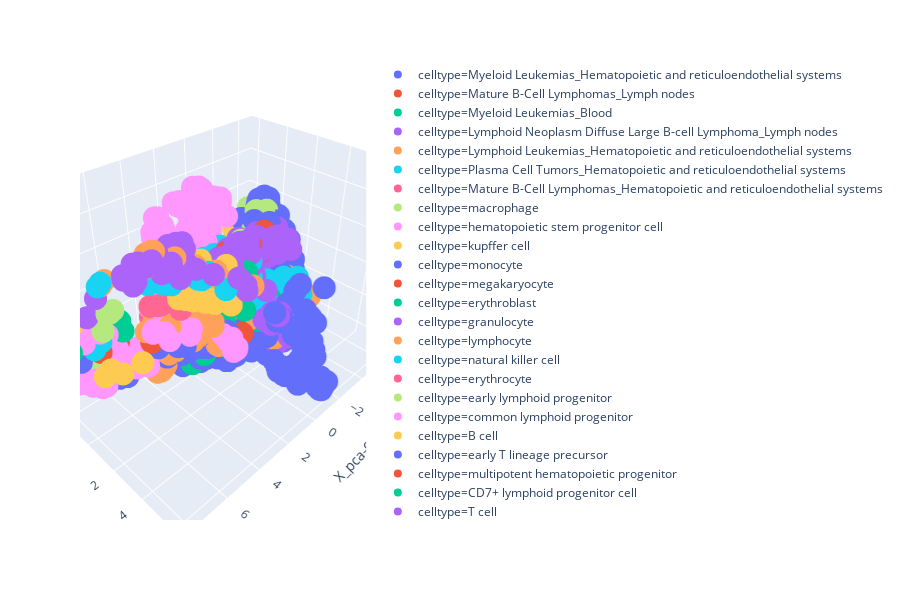

Notebook source saved alongside this figure:
### Code cell
px.scatter_3d(
    pd.concat([tcga_plotdf, plotdf]),
    x="X_pca-0",
    y="X_pca-1",
    z="X_pca-2",
    color="celltype"
)

### Figure 1 — Plotly figure (JSON) as saved in the notebook; plotly's stock layout.template omitted (floating-point values rounded to 4 significant figures; data arrays with more than 128 entries replaced by an {"elided": "..."} marker saying what was removed)
{"data": [{"hoverlabel": {"namelength": 0}, "hovertemplate": "celltype=Myeloid Leukemias_Hematopoietic and reticuloendothelial systems<br>X_pca-0=%{x}<br>X_pca-1=%{y}<br>X_pca-2=%{z}", "legendgroup": "celltype=Myeloid Leukemias_Hematopoietic and reticuloendothelial systems", "marker": {"color": "#636efa", "symbol": "circle"}, "mode": "markers", "name": "celltype=Myeloid Leukemias_Hematopoietic and reticuloendothelial systems", "scene": "scene", "showlegend": true, "type": "scatter3d", "x": {"elided": "166 float values"}, "y": {"elided": "166 float values"}, "z": {"elided": "166 float values"}}, {"hoverlabel": {"namelength": 0}, "hovertemplate": "celltype=Mature B-Cell Lymphomas_Lymph nodes<br>X_pca-0=%{x}<br>X_pca-1=%{y}<br>X_pca-2=%{z}", "legendgroup": "celltype=Mature B-Cell Lymphomas_Lymph nodes", "marker": {"color": "#EF553B", "symbol": "circle"}, "mode": "markers", "name": "celltype=Mature B-Cell Lymphomas_Lymph nodes", "scene": "scene", "showlegend": true, "type": "scatter3d", "x": [-1.188, -3.098, -3.24, -3.107, -4.21, -0.5376, -1.308, -1.114, -3.217, -2.286, -1.167, -2.398, -3.067, -0.8728, -1.591, -2.561, -3.335, -0.9704, -2.425, -1.432, -3.965, -2.641, -2.149, -1.624, -1.8, -2.532, -0.6208, -0.6765, -0.1131], "y": [-0.6674, 0.2177, -1.12, 0.7504, -0.1698, -0.4888, 0.0905, -0.1245, -0.1418, -0.1065, -0.2208, -0.1189, 0.0927, 0.2649, 0.2059, 0.1057, -0.09969, 0.2678, -0.2657, 0.6492, -0.678, 0.4115, 0.705, -0.4065, -0.4679, -0.326, 0.741, 0.2346, 0.2584], "z": [0.1464, 1.265, 0.8057, 1.29, 0.7649, 0.4202, 1.412, 1.05, 0.7689, 1.42, 1.3, 1.342, 1.163, 1.487, 0.7213, 0.9916, 0.3522, 1.834, 0.8982, 2.059, 1.301, 0.763, 1.379, 0.5468, 0.4789, 0.2207, 1.708, 1.191, 2.027]}, {"hoverlabel": {"namelength": 0}, "hovertemplate": "celltype=Myeloid Leukemias_Blood<br>X_pca-0=%{x}<br>X_pca-1=%{y}<br>X_pca-2=%{z}", "legendgroup": "celltype=Myeloid Leukemias_Blood", "marker": {"color": "#00cc96", "symbol": "circle"}, "mode": "markers", "name": "celltype=Myeloid Leukemias_Blood", "scene": "scene", "showlegend": true, "type": "scatter3d", "x": {"elided": "187 float values"}, "y": {"elided": "187 float values"}, "z": {"elided": "187 float values"}}, {"hoverlabel": {"namelength": 0}, "hovertemplate": "celltype=Lymphoid Neoplasm Diffuse Large B-cell Lymphoma_Lymph nodes<br>X_pca-0=%{x}<br>X_pca-1=%{y}<br>X_pca-2=%{z}", "legendgroup": "celltype=Lymphoid Neoplasm Diffuse Large B-cell Lymphoma_Lymph nodes", "marker": {"color": "#ab63fa", "symbol": "circle"}, "mode": "markers", "name": "celltype=Lymphoid Neoplasm Diffuse Large B-cell Lymphoma_Lymph nodes", "scene": "scene", "showlegend": true, "type": "scatter3d", "x": {"elided": "522 float values"}, "y": {"elided": "522 float values"}, "z": {"elided": "522 float values"}}, {"hoverlabel": {"namelength": 0}, "hovertemplate": "celltype=Lymphoid Leukemias_Hematopoietic and reticuloendothelial systems<br>X_pca-0=%{x}<br>X_pca-1=%{y}<br>X_pca-2=%{z}", "legendgroup": "celltype=Lymphoid Leukemias_Hematopoietic and reticuloendothelial systems", "marker": {"color": "#FFA15A", "symbol": "circle"}, "mode": "markers", "name": "celltype=Lymphoid Leukemias_Hematopoietic and reticuloendothelial systems", "scene": "scene", "showlegend": true, "type": "scatter3d", "x": [2.735, 0.3984, 2.63, 1.75, -0.23, 2.633, 1.69, 1.126, 2.228, 2.526, 2.056, 2.55, 3.489, 1.321, 0.8699, 0.9853, 2.209, 3.297, 3.181, 3.364, 3.262, 3.769, 3.867, 2.333, 2.432, 1.903, 1.969, 2.538, 2.549, 2.352, 3.361, 0.8272, 0.575, 3.248, 0.4258, 1.438, 3.111, 3.186, 2.466, 0.8361, 3.045, 2.879, 2.981, 3.194, 3.705, 0.8591, 2.315, 2.669, -0.23, -0.4168, 2.972, 2.928, 2.792, 2.3, 2.103, 2.257, 2.132, 1.104, 1.319, -0.1349, 3.721, 2.675, 1.67, 2.369, 2.539, 1.735, 2.192, 2.047, 3.74, -1.526, -1.284, -0.9054, 1.697, 1.755, -0.3101, -4.479, 2.191, 1.537, 3.343, -0.5498, -0.5315, 4.525, -1.811, 2.399, 2.129, 2.168, 1.607, 4.077, 4.195, 2.348, 1.39, 0.6904, 3.575, 3.633, -3.548, -3.85, 2.351, 0.9424, 0.8727, 1.684, 3.345, 3.433, 3.095, 2.118, 0.5131, 0.8648, 1.825, -1.16, 0.6493, 0.823, 0.9668, 0.01371, 1.508, 1.397, 1.521, 0.8427, 1.584, 1.388, 1.295, 2.97], "y": [-0.4968, -0.3966, -0.1798, 0.4118, 1.471, -2.094, -1.388, -0.5607, -0.4193, 0.1216, -0.5259, 0.7694, -1.058, 0.826, 0.2289, 0.1447, -0.114, 0.2158, 0.08827, -0.08861, 0.009491, 0.5451, 0.5036, -0.08114, -0.6562, 0.8408, 0.8472, -1.143, 0.3611, 0.421, 0.138, 0.5445, 1.505, -0.6164, 1.826, 0.7831, -0.137, -0.5235, -0.2209, 1.811, 0.3258, -1.027, -0.9364, 0.09495, 0.2474, 0.7182, 1.463, 0.1532, 1.746, 1.922, -0.2037, -0.1008, -0.2399, -0.4096, 1.615, 1.798, 0.01343, 0.9094, 1.497, 0.8662, -0.6871, -0.823, 0.5527, 0.8337, 0.702, 1.63, 0.6319, 0.8047, -0.7132, 0.7785, 0.7855, 2.153, -0.7613, -0.781, 1.705, 2.294, -0.749, 0.9715, 0.3084, 0.2313, 0.2024, -0.2684, 0.1896, 0.1572, -0.3739, -0.4475, 1.391, -0.3165, -0.4611, 0.3084, 1.05, 0.6131, -0.5888, -0.729, 1.483, 1.168, 0.2758, 0.6603, 0.564, -0.5632, 0.1402, -0.541, 0.1908, -0.2669, 0.4706, 0.3237, 0.7793, 2.698, -0.3489, -0.4671, -0.26, 1.524, -0.3324, -0.3441, -0.6326, 1.069, 0.986, 1.041, 0.05885, -0.1957], "z": [-0.2109, -0.09436, -0.6745, -0.7897, -1.416, -0.8012, -1.619, -0.4884, -1.218, 0.1197, -2.18, -1.415, -1.899, 0.923, -0.6094, -0.8275, -0.4481, -0.9003, -1.531, -0.7049, -0.5008, -0.07965, -0.2299, -1.01, -0.8019, -0.983, -0.5572, -0.2578, -1.912, -1.988, -0.8122, -0.7082, -1.509, -1.238, -1.251, -0.7398, -2.475, -1.093, -1.206, -1.978, -0.3176, -2.314, -2.23, -2.284, -2.015, -1.18, -0.01433, -1.343, -0.9022, -0.6814, -0.8223, -0.6475, -0.449, -1.726, -0.427, 0.007013, -2.552, -2.46, -0.9274, -0.9129, -2.145, -0.6884, -3.018, -0.3447, -1.613, -1.834, -1.608, -1.334, -0.5492, -0.6001, -0.7947, -1.065, 0.04697, -0.1176, -1.304, -1.732, -1.158, -1.551, -1.983, -1.995, -1.899, -0.4562, -0.3969, -1.593, -0.6868, -0.9287, -1.999, -0.4862, -0.7597, -1.756, -1.475, -1.228, -2.18, -2.446, -0.9121, -0.6516, -0.3996, -1.811, -1.944, -9.925e-05, -0.8542, -1.883, -0.8003, 0.1914, -0.6474, -1.239, -1.362, -2.454, -2.04, -2.489, -1.699, -1.762, 0.4383, 0.05883, -0.7809, -1.734, -0.3455, -0.8535, -0.9278, -2.056]}, {"hoverlabel": {"namelength": 0}, "hovertemplate": "celltype=Plasma Cell Tumors_Hematopoietic and reticuloendothelial systems<br>X_pca-0=%{x}<br>X_pca-1=%{y}<br>X_pca-2=%{z}", "legendgroup": "celltype=Plasma Cell Tumors_Hematopoietic and reticuloendothelial systems", "marker": {"color": "#19d3f3", "symbol": "circle"}, "mode": "markers", "name": "celltype=Plasma Cell Tumors_Hematopoietic and reticuloendothelial systems", "scene": "scene", "showlegend": true, "type": "scatter3d", "x": {"elided": "859 float values"}, "y": {"elided": "859 float values"}, "z": {"elided": "859 float values"}}, {"hoverlabel": {"namelength": 0}, "hovertemplate": "celltype=Mature B-Cell Lymphomas_Hematopoietic and reticuloendothelial systems<br>X_pca-0=%{x}<br>X_pca-1=%{y}<br>X_pca-2=%{z}", "legendgroup": "celltype=Mature B-Cell Lymphomas_Hematopoietic and reticuloendothelial systems", "marker": {"color": "#FF6692", "symbol": "circle"}, "mode": "markers", "name": "celltype=Mature B-Cell Lymphomas_Hematopoietic and reticuloendothelial systems", "scene": "scene", "showlegend": true, "type": "scatter3d", "x": [0.9222, 0.181, 0.871, -0.6953, 2.033, 0.99, 1.326, 0.6099, -1.555, 0.6836, 0.7095, 0.5677, -1.216, -1.451, 0.949, 0.5327, 1.38, 1.163, 0.865, 0.02354, -0.7647, 0.1012, 1.445, 0.5265, 1.866, 0.1424, 0.0832, 1.002, 0.9296, 0.9697, -0.08688, 0.9954, 0.327, 1.016, 0.5935, 1.164, 0.7529, 0.3914, -0.06514, 0.759, 0.9457, 0.308, 0.7816, 0.0706, 1.989, 3.329, 0.098, -0.5571, 0.06451, 1.038, 0.4553, 0.4008, 0.5345, 0.463, -1.014, 2.307, -0.2986, 0.2924, 0.263, 1.08, 1.732, 0.2164, 0.9677, 0.8097, 1.694, 0.5492, 0.2124, -1.818, 0.8478, -0.7799, 0.02892, 1.269, 0.6427, 0.03372, 0.3191, 0.3194, 0.814, 0.695, -0.88, 0.4702, 0.8831, 0.3905, 2.083, 0.9517, -0.5579, -1.432, 0.8514, 0.2142, 0.8692, 1.033, 0.5255, 0.7763, 1.264, -0.4306, 0.3667, -0.116, 1.44, 0.08724, 0.7692, 0.3859, 1.33, 0.8469, 0.05293, -0.8915, 1.891, 0.8471, -0.02478, 1.289, 0.0697, 0.2074, 0.4048, 0.7205, -0.08138], "y": [-0.7244, -0.7527, -0.767, -0.3912, -0.9682, -1.019, -1.104, -1.216, -2.359, -0.9057, -1.309, -0.9123, -0.7332, -1.063, -0.9622, -0.8269, -1.352, -1.024, -0.8718, -1.057, -1.238, -1.357, -1.076, -0.9692, -0.7606, -1.382, -0.7266, -1.014, -1.49, -1.124, -1.322, -1.037, -0.8022, -0.9827, -0.8091, -1.328, -0.4784, -1.473, -1.034, -1.321, -0.5609, -1.42, -1.051, -1.219, -0.4665, -0.2245, -1.377, -0.6124, -1.172, -0.8064, -0.5293, -1.006, -1.215, -0.7383, -1.019, 0.2578, -1.038, -1.549, -1.097, -1.124, -0.5257, -1.315, -0.9719, -0.9756, -0.9219, -1.395, -0.2897, -1.136, -1.363, -1.32, -0.3285, -0.594, -0.8296, -0.492, -0.7556, -0.9596, -0.6538, -0.6345, -1.532, -1.182, -0.938, -0.4358, 0.8448, -1.133, -1.564, -1.066, -1.212, -0.6089, -0.8849, -1.413, -1.48, -1.296, -1.325, -1.083, -0.2497, 0.08262, -0.6648, -0.4949, -1.304, -0.6941, -0.6998, -1.012, -1.15, -1.522, 0.826, -0.6589, -0.7893, -0.8151, -0.7299, -1.221, -1.15, -0.7489, -1.057], "z": [-0.1348, 0.08465, -0.02328, 0.1819, -0.2639, -0.3715, -0.4823, -0.4758, -1.048, -0.06898, -0.3216, -0.2715, -0.2931, -0.2062, 0.0211, 0.06853, -0.5491, -0.3361, -0.1043, -0.298, -0.2284, -0.7201, -0.1078, -0.259, -0.06654, -0.9237, 0.5305, -0.217, -0.4038, -0.4023, -0.2742, -0.238, -0.09868, 0.04295, -0.07418, -0.3561, 0.1849, -0.6038, -0.3576, -0.582, 0.2088, -0.4732, -0.2196, -0.5741, 1.148, 0.2758, -0.5293, -0.2504, -0.1611, -0.03599, 0.1637, -0.2181, -0.1737, -0.06541, -0.07343, -0.02124, -0.2558, -0.3916, -0.2879, -0.4057, 0.3408, -0.4529, -0.2952, -0.2985, -0.251, -0.5821, 0.09914, -0.0519, -0.6195, -0.03479, 0.2596, -0.1795, -0.02916, 0.3842, -0.2181, -0.2513, 0.3459, 0.09899, -0.255, -0.518, -0.1898, 0.1035, 2.185, -0.4216, -0.01527, -0.3143, -0.5166, 0.08975, -0.04994, -0.6715, -0.6831, -0.4241, -0.3186, 0.1157, 0.2627, 0.215, 0.2188, 0.1804, -0.1255, -0.1181, 0.05643, -0.1356, -0.1459, -0.8731, 0.5543, -0.05972, 0.02032, 0.1037, -0.1239, -0.5322, -0.5022, -0.1381, -0.3475]}, {"hoverlabel": {"namelength": 0}, "hovertemplate": "celltype=macrophage<br>X_pca-0=%{x}<br>X_pca-1=%{y}<br>X_pca-2=%{z}", "legendgroup": "celltype=macrophage", "marker": {"color": "#B6E880", "symbol": "circle"}, "mode": "markers", "name": "celltype=macrophage", "scene": "scene", "showlegend": true, "type": "scatter3d", "x": [-3.988, -3.971, -2.778, -3.569, -4.907, -3.58, -4.239, -2.468, -2.904, -3.736, -2.887, -3.503, -3.716, -3.73, -3.473, -3.769, -4.522, -5.632, -4.78, -6.079, -4.696, -4.83, -5.026, -4.276, -3.72, -3.592, -5.885, -0.1496, -4.711, -2.95, -4.878, -5.798, -5.308, -3.396, -4.308, -4.673, -4.596, -4.336, -4.165, -4.475, -4.102, -4.762, -4.524, -4.658, -3.961, -3.276, -3.142, -3.455, -3.518, -3.854, -3.883, -3.98, -4.068], "y": [1.213, 0.2772, 1.562, 0.2481, -0.4049, -0.2578, -0.6023, -0.4211, 0.07244, -0.03747, -0.5451, -0.4195, 0.468, -1.523, -0.641, -0.5935, -2.02, -3.373, -1.616, -2.424, -1.347, -0.2201, -1.455, 0.1423, -2.116, -1.09, -0.9422, -1.854, -0.175, -1.314, -0.2621, -0.9161, -2.197, -1.276, -2.157, -1.546, -1.579, -0.1508, -0.1113, -0.5938, -0.04885, 0.1116, 0.1548, -0.3205, 0.1533, 0.3654, 0.7773, 0.365, 0.4318, 0.2985, -0.001933, 0.6242, 0.268], "z": [-1.167, -0.9027, -1.268, 0.02402, 0.02166, -0.1039, -0.2062, 0.8824, -0.2084, -0.6307, -0.2751, -0.5738, -0.8639, -0.01728, -0.1313, -0.3912, 0.5891, 1.144, -0.3323, 0.26, -0.5014, -0.1782, -0.02738, 0.3444, 0.2586, -0.8851, -0.02521, 0.5763, -0.4685, 0.1928, -0.611, 0.09849, 0.07509, -0.7321, -0.3018, -0.9192, -0.9393, -0.0255, 0.03553, 0.4046, 0.2098, 0.3241, 0.345, 0.4984, -0.3274, -0.6408, -0.5827, -0.6448, -0.5641, -0.4489, -0.5771, -0.6958, -1.122]}, {"hoverlabel": {"namelength": 0}, "hovertemplate": "celltype=hematopoietic stem progenitor cell<br>X_pca-0=%{x}<br>X_pca-1=%{y}<br>X_pca-2=%{z}", "legendgroup": "celltype=hematopoietic stem progenitor cell", "marker": {"color": "#FF97FF", "symbol": "circle"}, "mode": "markers", "name": "celltype=hematopoietic stem progenitor cell", "scene": "scene", "showlegend": true, "type": "scatter3d", "x": [4.899, 5.173, 5.919, 6.271, 7.198, 6.493, 6.57, 6.601, 6.304, 5.497, 6.403, 5.063, 5.254, 5.099, 5.223, 4.769, 4.915, 5.042, 5.034, 5.236, 5.382, 5.106, 6.389, 6.42, 6.307, 6.552, 5.356, 5.544, 3.824, 5.057, 5.273, 5.944, 6.767, 6.913, 5.901, 6.386, 6.353, 5.98, 5.972, 5.415, 5.391, 5.981, 6.115, 5.668, 6.257, 6.022, 7.059, 5.821, 6.763, 6.847, 5.111, 6.247, 5.681, 5.812, 6.663, 6.232, 6.82, 4.911, 6.915, 6.121, 6.572, 6.189, 6.825, 6.612, 6.74, 6.754, 6.812, 6.873, 6.701, 6.646, 3.545, -2.213, -2.126, -2.024, -2.184, -2.726, -3.028, 3.635, 3.51], "y": [-2.35, -1.675, -1.925, -3.249, -2.739, -2.421, -1.83, -2.7, -2.566, -2.688, -2.531, -3.375, -3.74, -3.757, -3.694, -2.659, -2.947, -3.044, -3.138, -2.935, -3.035, -3.049, -3.219, -3.218, -3.367, -2.974, -2.363, -2.845, -4.245, -3.417, -3.646, -3.185, -3.368, -3.278, -3.16, -3.141, -3.126, -3.172, -3.166, -2.694, -2.698, -3.13, -3.021, -3.138, -2.697, -3.054, -3.19, -2.675, -3.137, -3.293, -2.253, -2.921, -2.263, -2.386, -3.292, -3.049, -3.153, -0.843, -3.22, -2.658, -3.288, -2.682, -3.135, -3.254, -3.116, -3.253, -3.344, -3.516, -3.244, -3.114, -2.136, -1.079, -0.8688, -1.613, -1.767, -1.831, -2.045, -2.336, -2.16], "z": [-2.619, -2.475, -2.667, -2.619, -3.201, -1.682, -2.537, -3.943, -3.359, -3.499, -4.014, -2.742, -2.47, -2.581, -2.829, -2.652, -2.81, -2.215, -2.8, -3.773, -3.582, -3.446, -3.644, -3.556, -3.559, -2.905, -1.376, -2.236, -2.095, -2.959, -2.705, -3.693, -3.885, -4.051, -3.307, -3.845, -3.841, -3.875, -3.893, -4.059, -4.009, -3.357, -3.201, -2.867, -3.231, -3.416, -4.134, -3.56, -3.994, -4.125, -3.211, -3.296, -2.952, -3.359, -3.706, -3.556, -4.136, -2.839, -4.328, -3.669, -4.043, -3.796, -4.108, -3.99, -3.854, -4.13, -4.05, -4.008, -4.191, -4.027, -3.322, -0.5343, -0.4042, -0.2316, -0.4778, 0.003844, -0.5662, -3.212, -3.152]}, {"hoverlabel": {"namelength": 0}, "hovertemplate": "celltype=kupffer cell<br>X_pca-0=%{x}<br>X_pca-1=%{y}<br>X_pca-2=%{z}", "legendgroup": "celltype=kupffer cell", "marker": {"color": "#FECB52", "symbol": "circle"}, "mode": "markers", "name": "celltype=kupffer cell", "scene": "scene", "showlegend": true, "type": "scatter3d", "x": [-4.672, -4.666, -4.175], "y": [-2.742, -2.701, -3.132], "z": [0.3423, 0.373, 0.3944]}, {"hoverlabel": {"namelength": 0}, "hovertemplate": "celltype=monocyte<br>X_pca-0=%{x}<br>X_pca-1=%{y}<br>X_pca-2=%{z}", "legendgroup": "celltype=monocyte", "marker": {"color": "#636efa", "symbol": "circle"}, "mode": "markers", "name": "celltype=monocyte", "scene": "scene", "showlegend": true, "type": "scatter3d", "x": {"elided": "295 float values"}, "y": {"elided": "295 float values"}, "z": {"elided": "295 float values"}}, {"hoverlabel": {"namelength": 0}, "hovertemplate": "celltype=megakaryocyte<br>X_pca-0=%{x}<br>X_pca-1=%{y}<br>X_pca-2=%{z}", "legendgroup": "celltype=megakaryocyte", "marker": {"color": "#EF553B", "symbol": "circle"}, "mode": "markers", "name": "celltype=megakaryocyte", "scene": "scene", "showlegend": true, "type": "scatter3d", "x": [4.524, 5.044, 4.708, 4.6], "y": [-2.778, -2.871, -2.807, -2.704], "z": [-2.338, -2.374, -2.28, -2.539]}, {"hoverlabel": {"namelength": 0}, "hovertemplate": "celltype=erythroblast<br>X_pca-0=%{x}<br>X_pca-1=%{y}<br>X_pca-2=%{z}", "legendgroup": "celltype=erythroblast", "marker": {"color": "#00cc96", "symbol": "circle"}, "mode": "markers", "name": "celltype=erythroblast", "scene": "scene", "showlegend": true, "type": "scatter3d", "x": [4.644, 4.289, 4.243, 4.44], "y": [-2.716, -2.795, -2.944, -2.377], "z": [-1.297, -1.387, -1.46, -1.684]}, {"hoverlabel": {"namelength": 0}, "hovertemplate": "celltype=granulocyte<br>X_pca-0=%{x}<br>X_pca-1=%{y}<br>X_pca-2=%{z}", "legendgroup": "celltype=granulocyte", "marker": {"color": "#ab63fa", "symbol": "circle"}, "mode": "markers", "name": "celltype=granulocyte", "scene": "scene", "showlegend": true, "type": "scatter3d", "x": [-1.06, -0.8319, -1.025, -0.5419, -1.086, -0.635, -0.4637, -1.711, -2.022, -1.377], "y": [3.137, 3.227, 3.226, 3.358, 2.964, 3.183, 3.229, 3.232, 2.991, 2.721], "z": [-0.1957, -0.373, -0.3252, -0.3241, -0.3987, -0.5613, -0.2371, -2.384, -2.663, -2.919]}, {"hoverlabel": {"namelength": 0}, "hovertemplate": "celltype=lymphocyte<br>X_pca-0=%{x}<br>X_pca-1=%{y}<br>X_pca-2=%{z}", "legendgroup": "celltype=lymphocyte", "marker": {"color": "#FFA15A", "symbol": "circle"}, "mode": "markers", "name": "celltype=lymphocyte", "scene": "scene", "showlegend": true, "type": "scatter3d", "x": [5.736, 2.246, 4.652, 3.664, 3.246, 6.006, 3.622, 5.717, 4.033, 5.749, 6.007, 3.58, 4.697, 5.808, 4.286, 5.812, 3.085, 5.556, 5.139, 5.5, 4.108], "y": [2.331, 4.13, 1.337, 1.823, 3.246, 2.095, 3.428, 2.223, 1.823, 2.439, 2.237, 2.126, 1.257, 2.008, 3.0, 2.39, 2.356, 2.494, 2.87, 2.432, 2.059], "z": [5.415, 3.158, 3.562, 2.603, 3.593, 5.201, 4.184, 5.222, 2.718, 5.549, 4.874, 2.621, 3.112, 5.274, 4.534, 5.555, 2.127, 5.001, 5.199, 5.091, 2.992]}, {"hoverlabel": {"namelength": 0}, "hovertemplate": "celltype=natural killer cell<br>X_pca-0=%{x}<br>X_pca-1=%{y}<br>X_pca-2=%{z}", "legendgroup": "celltype=natural killer cell", "marker": {"color": "#19d3f3", "symbol": "circle"}, "mode": "markers", "name": "celltype=natural killer cell", "scene": "scene", "showlegend": true, "type": "scatter3d", "x": [3.875, 3.795, 3.906, 4.365, 4.088, 3.277, 4.523, 5.498, 5.568, 5.651, 5.542, 5.292, 5.617, 5.437, 5.369], "y": [3.218, 2.349, 2.928, 2.91, 2.898, 3.628, 3.061, 3.021, 2.596, 2.561, 2.84, 1.558, 1.54, 1.465, 1.676], "z": [4.146, 3.1, 3.675, 4.352, 3.777, 3.239, 4.418, 4.259, 4.122, 4.305, 4.201, 3.682, 3.792, 3.475, 3.792]}, {"hoverlabel": {"namelength": 0}, "hovertemplate": "celltype=erythrocyte<br>X_pca-0=%{x}<br>X_pca-1=%{y}<br>X_pca-2=%{z}", "legendgroup": "celltype=erythrocyte", "marker": {"color": "#FF6692", "symbol": "circle"}, "mode": "markers", "name": "celltype=erythrocyte", "scene": "scene", "showlegend": true, "type": "scatter3d", "x": [3.099, 2.083, 2.836], "y": [-1.832, -1.539, -2.112], "z": [-1.232, -1.596, -0.9674]}, {"hoverlabel": {"namelength": 0}, "hovertemplate": "celltype=early lymphoid progenitor<br>X_pca-0=%{x}<br>X_pca-1=%{y}<br>X_pca-2=%{z}", "legendgroup": "celltype=early lymphoid progenitor", "marker": {"color": "#B6E880", "symbol": "circle"}, "mode": "markers", "name": "celltype=early lymphoid progenitor", "scene": "scene", "showlegend": true, "type": "scatter3d", "x": [6.335, 6.472], "y": [-2.857, -2.014], "z": [-2.809, -1.903]}, {"hoverlabel": {"namelength": 0}, "hovertemplate": "celltype=common lymphoid progenitor<br>X_pca-0=%{x}<br>X_pca-1=%{y}<br>X_pca-2=%{z}", "legendgroup": "celltype=common lymphoid progenitor", "marker": {"color": "#FF97FF", "symbol": "circle"}, "mode": "markers", "name": "celltype=common lymphoid progenitor", "scene": "scene", "showlegend": true, "type": "scatter3d", "x": [6.789, 7.032, 6.442, 6.825, 6.626], "y": [-1.827, -1.551, -0.8867, -0.8918, -0.7367], "z": [-0.3451, -0.4362, 0.5698, 0.5145, 0.426]}, {"hoverlabel": {"namelength": 0}, "hovertemplate": "celltype=B cell<br>X_pca-0=%{x}<br>X_pca-1=%{y}<br>X_pca-2=%{z}", "legendgroup": "celltype=B cell", "marker": {"color": "#FECB52", "symbol": "circle"}, "mode": "markers", "name": "celltype=B cell", "scene": "scene", "showlegend": true, "type": "scatter3d", "x": [6.581, 6.602, 5.351, 2.872, 4.126, 6.509, 4.383, 2.592, 4.369, 4.552, 3.796, 5.794, 4.084, 3.037, 3.954, 3.633, 4.377, 4.339, 3.861, 6.56, 3.546, 2.814, 3.339, 3.067, 3.977, 2.948, 5.088, 5.248, 5.252, 2.866, 3.303, 3.373, 2.789], "y": [-1.851, -1.705, 0.3915, 3.19, 2.6, -0.4843, 2.033, 3.263, 2.5, 2.226, 2.932, -0.7142, 2.538, 3.17, 2.53, 3.366, 2.491, 2.312, 3.05, -1.025, 3.208, 3.184, 1.477, 1.995, 1.467, 1.814, 1.052, 1.319, 1.44, 3.008, 2.844, 2.476, 3.153], "z": [-0.2441, -0.1827, -1.402, 2.244, 2.596, -1.655, 2.73, 1.926, 2.73, 2.725, 2.747, -2.545, 2.878, 2.377, 2.649, 2.61, 2.728, 2.76, 2.619, -2.421, 2.675, 2.26, 3.664, 3.644, 3.99, 3.663, 3.89, 3.372, 3.681, 3.144, 3.732, 3.502, 3.935]}, {"hoverlabel": {"namelength": 0}, "hovertemplate": "celltype=early T lineage precursor<br>X_pca-0=%{x}<br>X_pca-1=%{y}<br>X_pca-2=%{z}", "legendgroup": "celltype=early T lineage precursor", "marker": {"color": "#636efa", "symbol": "circle"}, "mode": "markers", "name": "celltype=early T lineage precursor", "scene": "scene", "showlegend": true, "type": "scatter3d", "x": [7.947, 7.428], "y": [-1.539, -1.364], "z": [-1.209, -1.165]}, {"hoverlabel": {"namelength": 0}, "hovertemplate": "celltype=multipotent hematopoietic progenitor<br>X_pca-0=%{x}<br>X_pca-1=%{y}<br>X_pca-2=%{z}", "legendgroup": "celltype=multipotent hematopoietic progenitor", "marker": {"color": "#EF553B", "symbol": "circle"}, "mode": "markers", "name": "celltype=multipotent hematopoietic progenitor", "scene": "scene", "showlegend": true, "type": "scatter3d", "x": [4.439, 6.386], "y": [-0.04421, -1.352], "z": [-0.9935, -1.222]}, {"hoverlabel": {"namelength": 0}, "hovertemplate": "celltype=CD7+ lymphoid progenitor cell<br>X_pca-0=%{x}<br>X_pca-1=%{y}<br>X_pca-2=%{z}", "legendgroup": "celltype=CD7+ lymphoid progenitor cell", "marker": {"color": "#00cc96", "symbol": "circle"}, "mode": "markers", "name": "celltype=CD7+ lymphoid progenitor cell", "scene": "scene", "showlegend": true, "type": "scatter3d", "x": [7.766, 8.074], "y": [-1.431, -1.299], "z": [-0.4488, -0.4505]}, {"hoverlabel": {"namelength": 0}, "hovertemplate": "celltype=T cell<br>X_pca-0=%{x}<br>X_pca-1=%{y}<br>X_pca-2=%{z}", "legendgroup": "celltype=T cell", "marker": {"color": "#ab63fa", "symbol": "circle"}, "mode": "markers", "name": "celltype=T cell", "scene": "scene", "showlegend": true, "type": "scatter3d", "x": [6.77, 7.208, 6.029, 5.996, 6.669, 6.935, 6.667, 5.782, 6.185, 6.002, 6.422, 6.535, 6.69, 7.044, 6.79, 6.341, 6.641, 6.793, 5.879, 6.24, 2.625, 3.023, 2.497, 2.685, 1.585, 4.542, 5.128, 4.518, 4.602, 4.698, 5.302, 5.651, 5.182, 5.518, 5.688, 4.9, 4.649, 5.461, 3.942, 5.093, 5.241, 5.396, 5.451, 5.295, 5.611, 6.056, 5.864, 4.759, 5.591], "y": [-0.3571, -0.5395, 2.554, 2.608, 2.495, 2.084, 2.375, 2.677, 2.636, 2.617, 2.388, 2.313, 2.506, 2.271, 2.457, 2.389, 2.465, 2.319, 2.505, 2.245, 3.917, 4.075, 3.98, 4.209, 4.267, 2.6, 2.497, 2.689, 2.414, 2.414, 2.805, 2.841, 3.167, 2.561, 2.861, 3.241, 3.453, 3.087, 3.624, 3.226, 2.636, 2.859, 3.029, 2.824, 2.647, 2.345, 2.19, 3.012, 2.42], "z": [2.552, 1.705, 5.192, 5.337, 4.714, 4.899, 5.397, 5.181, 5.257, 5.213, 5.344, 5.234, 4.95, 4.85, 4.563, 5.193, 5.044, 4.779, 5.225, 5.137, 3.323, 3.883, 3.247, 3.183, 2.678, 5.472, 5.558, 5.231, 5.359, 5.434, 4.658, 4.978, 4.458, 4.85, 5.033, 4.994, 4.748, 4.956, 4.266, 4.864, 4.664, 4.698, 5.182, 4.686, 4.63, 4.98, 4.908, 4.696, 5.395]}, {"hoverlabel": {"namelength": 0}, "hovertemplate": "celltype=CD4+ T-cell<br>X_pca-0=%{x}<br>X_pca-1=%{y}<br>X_pca-2=%{z}", "legendgroup": "celltype=CD4+ T-cell", "marker": {"color": "#FFA15A", "symbol": "circle"}, "mode": "markers", "name": "celltype=CD4+ T-cell", "scene": "scene", "showlegend": true, "type": "scatter3d", "x": [6.652, 6.878], "y": [0.3046, 0.3706], "z": [3.698, 3.596]}, {"hoverlabel": {"namelength": 0}, "hovertemplate": "celltype=CD8+ T-cell<br>X_pca-0=%{x}<br>X_pca-1=%{y}<br>X_pca-2=%{z}", "legendgroup": "celltype=CD8+ T-cell", "marker": {"color": "#19d3f3", "symbol": "circle"}, "mode": "markers", "name": "celltype=CD8+ T-cell", "scene": "scene", "showlegend": true, "type": "scatter3d", "x": [7.013, 7.238], "y": [0.6082, 0.7518], "z": [3.895, 3.906]}, {"hoverlabel": {"namelength": 0}, "hovertemplate": "celltype=plasmacytoid dendritic cell<br>X_pca-0=%{x}<br>X_pca-1=%{y}<br>X_pca-2=%{z}", "legendgroup": "celltype=plasmacytoid dendritic cell", "marker": {"color": "#FF6692", "symbol": "circle"}, "mode": "markers", "name": "celltype=plasmacytoid dendritic cell", "scene": "scene", "showlegend": true, "type": "scatter3d", "x": [3.897, 4.432, 3.346, 4.089], "y": [0.1699, 0.07163, 0.8358, 0.2035], "z": [0.9806, 1.139, 0.8015, 1.062]}, {"hoverlabel": {"namelength": 0}, "hovertemplate": "celltype=microglia<br>X_pca-0=%{x}<br>X_pca-1=%{y}<br>X_pca-2=%{z}", "legendgroup": "celltype=microglia", "marker": {"color": "#B6E880", "symbol": "circle"}, "mode": "markers", "name": "celltype=microglia", "scene": "scene", "showlegend": true, "type": "scatter3d", "x": [0.45, 0.3793, 0.09847, 0.4818, 0.4305, 0.4169, 0.1517, 0.5313, 0.372, 0.4942, -5.053, -4.809, -4.995, -4.869, -5.307, -5.31, -5.197, -5.301, -5.175, -5.658, -5.361, -5.155, -5.245, -5.065, -5.038], "y": [0.3375, 0.1883, 0.3931, 0.2103, -0.05264, 0.1307, 0.2132, 0.2055, 0.01335, 0.2711, -0.9017, -1.098, -2.203, -0.5725, -1.897, -1.282, -1.049, -1.267, -1.644, -1.998, -1.671, -1.301, -1.358, -1.025, -0.382], "z": [-0.8959, -0.9063, -0.9673, -0.736, -1.159, -0.6248, -0.6991, -0.7549, -0.9121, -0.8109, -0.1453, -0.2192, 1.599, -0.01329, 1.462, 0.1286, 0.0933, -0.1153, -0.08094, 1.461, 0.135, 0.06504, 0.242, 0.1329, -0.1021]}, {"hoverlabel": {"namelength": 0}, "hovertemplate": "celltype=dendritic cell<br>X_pca-0=%{x}<br>X_pca-1=%{y}<br>X_pca-2=%{z}", "legendgroup": "celltype=dendritic cell", "marker": {"color": "#FF97FF", "symbol": "circle"}, "mode": "markers", "name": "celltype=dendritic cell", "scene": "scene", "showlegend": true, "type": "scatter3d", "x": {"elided": "162 float values"}, "y": {"elided": "162 float values"}, "z": {"elided": "162 float values"}}, {"hoverlabel": {"namelength": 0}, "hovertemplate": "celltype=common myeloid progenitor<br>X_pca-0=%{x}<br>X_pca-1=%{y}<br>X_pca-2=%{z}", "legendgroup": "celltype=common myeloid progenitor", "marker": {"color": "#FECB52", "symbol": "circle"}, "mode": "markers", "name": "celltype=common myeloid progenitor", "scene": "scene", "showlegend": true, "type": "scatter3d", "x": [6.38, 6.322, 6.135, 4.866, 5.979, 5.743], "y": [-2.781, -2.764, -2.557, -4.156, -3.541, -3.47], "z": [-4.192, -4.371, -4.139, -3.16, -3.857, -3.706]}, {"hoverlabel": {"namelength": 0}, "hovertemplate": "celltype=granulocyte monocyte progenitor<br>X_pca-0=%{x}<br>X_pca-1=%{y}<br>X_pca-2=%{z}", "legendgroup": "celltype=granulocyte monocyte progenitor", "marker": {"color": "#636efa", "symbol": "circle"}, "mode": "markers", "name": "celltype=granulocyte monocyte progenitor", "scene": "scene", "showlegend": true, "type": "scatter3d", "x": [5.154, 5.383, 6.085, 5.04, 5.327, 4.731, 5.716, 5.158], "y": [-1.909, -2.018, -2.065, -1.552, -1.845, -3.48, -3.181, -3.058], "z": [-3.578, -3.793, -3.743, -3.812, -3.937, -3.557, -3.82, -3.781]}, {"hoverlabel": {"namelength": 0}, "hovertemplate": "celltype=metamyelocyte<br>X_pca-0=%{x}<br>X_pca-1=%{y}<br>X_pca-2=%{z}", "legendgroup": "celltype=metamyelocyte", "marker": {"color": "#EF553B", "symbol": "circle"}, "mode": "markers", "name": "celltype=metamyelocyte", "scene": "scene", "showlegend": true, "type": "scatter3d", "x": [1.036, 0.7234, 1.143], "y": [1.907, 2.203, 2.02], "z": [-1.368, -1.324, -1.603]}, {"hoverlabel": {"namelength": 0}, "hovertemplate": "celltype=myelocyte<br>X_pca-0=%{x}<br>X_pca-1=%{y}<br>X_pca-2=%{z}", "legendgroup": "celltype=myelocyte", "marker": {"color": "#00cc96", "symbol": "circle"}, "mode": "markers", "name": "celltype=myelocyte", "scene": "scene", "showlegend": true, "type": "scatter3d", "x": [2.061, 2.383], "y": [0.9468, 0.3785], "z": [-2.637, -3.416]}, {"hoverlabel": {"namelength": 0}, "hovertemplate": "celltype=neutrophil<br>X_pca-0=%{x}<br>X_pca-1=%{y}<br>X_pca-2=%{z}", "legendgroup": "celltype=neutrophil", "marker": {"color": "#ab63fa", "symbol": "circle"}, "mode": "markers", "name": "celltype=neutrophil", "scene": "scene", "showlegend": true, "type": "scatter3d", "x": [-0.1945, -0.486, -0.5024, -0.4491], "y": [2.765, 2.988, 2.983, 2.951], "z": [-0.6785, -1.016, -0.2949, -0.6601]}, {"hoverlabel": {"namelength": 0}, "hovertemplate": "celltype=promyelocyte<br>X_pca-0=%{x}<br>X_pca-1=%{y}<br>X_pca-2=%{z}", "legendgroup": "celltype=promyelocyte", "marker": {"color": "#FFA15A", "symbol": "circle"}, "mode": "markers", "name": "celltype=promyelocyte", "scene": "scene", "showlegend": true, "type": "scatter3d", "x": [3.523, 3.451, 3.718, 3.511, 3.581, 3.554], "y": [-0.3156, -0.6301, -0.8078, -0.7076, -0.653, -0.4085], "z": [-3.192, -3.595, -3.905, -3.627, -3.799, -3.409]}, {"hoverlabel": {"namelength": 0}, "hovertemplate": "celltype=hematopoietic multipotent progenitor<br>X_pca-0=%{x}<br>X_pca-1=%{y}<br>X_pca-2=%{z}", "legendgroup": "celltype=hematopoietic multipotent progenitor", "marker": {"color": "#19d3f3", "symbol": "circle"}, "mode": "markers", "name": "celltype=hematopoietic multipotent progenitor", "scene": "scene", "showlegend": true, "type": "scatter3d", "x": [4.734, 5.516, 5.882, 6.783, 6.402, 6.592, 6.696], "y": [-4.064, -3.631, -3.499, -1.155, -1.187, -1.694, -1.421], "z": [-2.962, -3.433, -3.463, -0.6963, -0.4998, -1.024, -0.8548]}, {"hoverlabel": {"namelength": 0}, "hovertemplate": "celltype=peripheral blood mononuclear cell<br>X_pca-0=%{x}<br>X_pca-1=%{y}<br>X_pca-2=%{z}", "legendgroup": "celltype=peripheral blood mononuclear cell", "marker": {"color": "#FF6692", "symbol": "circle"}, "mode": "markers", "name": "celltype=peripheral blood mononuclear cell", "scene": "scene", "showlegend": true, "type": "scatter3d", "x": [-3.556, -4.432, -3.926, -4.12, -4.529, -3.952, -4.536, -4.54, -4.428, -4.387, -4.749, -4.351, -4.618, -4.691, -4.379, -4.367], "y": [0.7182, 0.3578, 0.4936, 0.5153, -0.02082, 0.183, 0.2309, 0.2051, -1.859, -1.628, -1.95, -1.832, -1.554, -1.811, -1.686, -1.918], "z": [-0.5459, -0.4735, -0.8656, -0.7373, -0.3164, -0.02356, -0.3938, -0.5274, -0.4757, -0.6134, -0.2179, -0.2589, -0.2507, -0.4991, -0.6237, -0.5374]}, {"hoverlabel": {"namelength": 0}, "hovertemplate": "celltype=natural killer progenitor<br>X_pca-0=%{x}<br>X_pca-1=%{y}<br>X_pca-2=%{z}", "legendgroup": "celltype=natural killer progenitor", "marker": {"color": "#B6E880", "symbol": "circle"}, "mode": "markers", "name": "celltype=natural killer progenitor", "scene": "scene", "showlegend": true, "type": "scatter3d", "x": [6.651, 6.303, 6.167, 6.557], "y": [-0.3961, -0.233, -0.1843, -0.01547], "z": [0.7329, 1.61, 1.714, 1.832]}, {"hoverlabel": {"namelength": 0}, "hovertemplate": "celltype=haematopoietic stem progenitor cell<br>X_pca-0=%{x}<br>X_pca-1=%{y}<br>X_pca-2=%{z}", "legendgroup": "celltype=haematopoietic stem progenitor cell", "marker": {"color": "#FF97FF", "symbol": "circle"}, "mode": "markers", "name": "celltype=haematopoietic stem progenitor cell", "scene": "scene", "showlegend": true, "type": "scatter3d", "x": [4.832, 4.552, 4.438, 6.455, 6.847, 6.302, 6.304, 6.291, 6.069, 6.401, 6.464, 6.292, 6.0, 5.667, 6.036, 6.264, 6.196, 6.061, 6.383, 5.865], "y": [-0.5692, -0.5828, -0.5021, -1.636, -1.838, -1.498, -2.808, -2.51, -2.618, -2.93, -3.074, -3.064, -2.149, -2.356, -3.675, -3.825, -3.755, -3.174, -3.341, -3.169], "z": [-2.548, -2.2, -2.799, -3.646, -3.412, -3.541, -3.099, -3.046, -2.61, -2.743, -2.931, -2.563, -1.856, -2.355, -3.412, -3.633, -3.504, -3.519, -3.712, -3.527]}], "layout": {"height": 600, "legend": {"tracegroupgap": 0}, "margin": {"t": 60}, "scene": {"domain": {"x": [0, 0.98], "y": [0, 1]}, "xaxis": {"title": {"text": "X_pca-0"}}, "yaxis": {"title": {"text": "X_pca-1"}}, "zaxis": {"title": {"text": "X_pca-2"}}}}}
